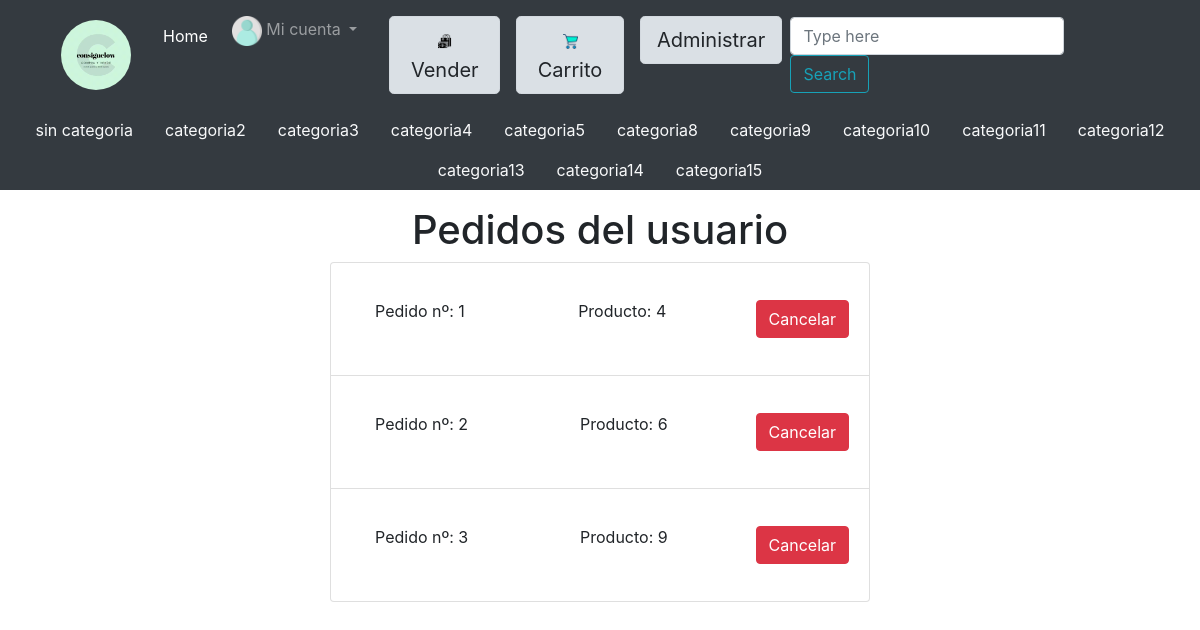
Screenshot of /vistaPedidos.php (signed in) with the database file from the repository.
### tables this page shows
CREATE TABLE `categorias` (
  `id` INT(11) NOT NULL AUTO_INCREMENT ,
  `nombre` VARCHAR(20) NOT NULL ,
  `descripcion` VARCHAR(100) NOT NULL ,
  PRIMARY KEY (`id`)
);

CREATE TABLE `pedidos` (
    `id` INT(11) NOT NULL AUTO_INCREMENT,
    `producto` int(11) NOT NULL,
    `pagado` TINYINT(1) NOT NULL,
    `comprador` int(11) NOT NULL,
    PRIMARY KEY (`id`),
    FOREIGN KEY (`producto`) REFERENCES `productos`(`id`)ON DELETE CASCADE ON UPDATE CASCADE,
    FOREIGN KEY (`comprador`) REFERENCES `usuarios`(`id`)ON DELETE CASCADE ON UPDATE CASCADE
    );

### includes/Categoria.php (called while the page is built, shortened)
<?php
class Categoria
{
    public static function getNotEmpties()
    {
        $app = Aplicacion::getSingleton();
        $conn = $app->conexionBd();
        $query = sprintf("SELECT DISTINCT  categorias.id, categorias.descripcion, categorias.nombre FROM categorias INNER JOIN productos ON categorias.id=productos.categoria");
        $rs = $conn->query($query);
        $result = [];
        $rs = $conn->query($query);
        if ($rs) {
            if ( $rs->num_rows > 0) {
                while($fila = $rs->fetch_assoc()) {
                    $result[]=new Categoria($fila['nombre'],$fila['descripcion'], $fila['id']);
                }
            } else {
                $result = 'No se ha cargado ninguna categoría';
            }
        }else{
            echo "Error al consultar en la BD: (" . $conn->errno . ") " . utf8_encode($conn->error);
            exit();
        }
        return $result;
    }
    private $id;
    private $nombre;
    public function __construct($nombre, $descripcion, $id = NULL){
        $this->nombre = $nombre;
        $this->id = $id;
    }
    public function id()
    {
        return $this->id;
    }
    public function nombre()
    {
        return $this->nombre;
    }
}

### includes/Aplicacion.php (called while the page is built, shortened)
<?php
class Aplicacion
{
  private static $instancia;
  public static function getSingleton()
  {
      if (  !self::$instancia instanceof self) {
         self::$instancia = new self;
      }
      return self::$instancia;
  }
  public function tieneRol($rol, $cabeceraError=NULL, $mensajeError=NULL)
  {
    $roles = $_SESSION['roles'] ?? array();
    return true;
  }
}

### includes/Pedido.php (called while the page is built, shortened)
<?php namespace es\fdi\ucm\aw;
class Pedido
{
    public static function getByUser($user)
     {
        $result = [];
        $app = Aplicacion::getSingleton();
        $conn = $app->conexionBd();
        $query = sprintf("SELECT P.id, P.producto, P.pagado, P.comprador FROM pedidos P JOIN usuarios U ON P.comprador = U.id WHERE P.comprador=$user AND P.pagado =1"); $conn->real_escape_string($user);    $rs = $conn->query($query);
        $rs = $conn->query($query);
        if ($rs) {
            while($fila = $rs->fetch_assoc()) {
            $ped=new Pedido($fila['producto'],$fila['pagado'],$fila['comprador']);
            $ped->id=$fila['id'];
            $result[] = $ped;
            }
        }
        return $result;
    }
    private $id;
    private $producto;
    public function __construct($producto, $pagado, $comprador, $id=NULL)
    {
        $this->producto = $producto;
    }
    public function id()
    {
        return $this->id;
    }
    public function producto()
    {
        return $this->producto;
    }
}

### vistaPedidos.php (the view, shortened to what this page needs)
<?php
require_once __DIR__.'/includes/config.php';
function listadoPedidos()
{
  $user = $_SESSION['userid'];
  $html = '';
  $pedido= Pedido::getByUser($user);
  $counter = count($pedido);
  $html.=<<<EOF
  <ul class="list-group">
EOF;
if (is_array($pedido)){
  foreach($pedido as $p){
      $idPedido = $p->id();
      $idProd = $p->producto();
      $html.=<<<EOF
          <li class="list-group-item">
              <div class="d-flex flex-row">
                  <div class="p-2 m-3 flex-fill">
                      <p>Pedido nº: $idPedido</p>
                  </div>
                  <div class="p-2 m-3 flex-fill">
                      <p>Producto: $idProd</p>
                  </div>
                  <div class="d-flex flex-wrap align-content-center">
                  <form action="cancelaPedido.php" method="POST">
                  <button type="submit" class="btn btn-danger role="link" name="item" value="$idPedido">Cancelar</button>
                  </form>
                  </div>
          </li>
EOF;
  }
  $html.=<<<EOF
  </ul>
EOF;
    }
  return $html;
}
?>
<!DOCTYPE html>
<html lang="es">
<head>
    <link rel="stylesheet" href="css/bootstrap.min.css">
</head>
    <body>
    <?php
                require("includes/common/cabecera.php");
            ?>
        <div class="container mt-3">
            <div class="row">
                    <div class="col-3"></div>
                    <div class="col-6">
                        <h1 class="text-center">Pedidos del usuario</h1>
                    <?php
                        echo listadoPedidos();
                    ?>
                    </div>
                <div class="col-3"></div>
            </div>
        </div>
    </body>
</html>

### includes/common/cabecera.php (shortened to what this page needs)
<?php
function generaNavItems($categorias=array()){
    $html='';
        foreach($categorias as $cat){
            $nombre = $cat->nombre();
            $id = $cat->id();
            if ($nombre!=='sin categoría'){
                $html.=<<<EOF
                <li class="nav-item">
                    <a class="nav-link text-light" href="categoria.php?id=$id">$nombre</a>
                </li>
EOF;
            }
        }
    return $html;
}
$htmlNavCat = '';
$categorias = Categoria::getNotEmpties();
if (!is_array($categorias)){
    $htmlNavCat=<<<EOF
    <p class="text-white"> $categorias</p>
EOF;
}else{
    $htmlNavCat= generaNavItems($categorias);
}
?>
<div class="container-fluid bg-success bg-dark">
    <div class="container">
        <nav class="navbar navbar-expand-lg navbar-dark bg-dark">
            <a class="navbar-brand img-fluid" href="index.php?">
                <img src="img/logo.gif" class="rounded-circle" alt="imagen no disponible" width="70" height="70">
            </a>
            <div class="collapse navbar-collapse" id="navbarSupportedContent">
                <ul class="navbar-nav mr-auto">
                    <li class="nav-item active m-2">
                        <a class="nav-link" href="index.php">Home</a>
                    </li>
                    <li class="nav-item dropdown text-center  mr-3">
                        <a class="nav-link dropdown-toggle " href="#" id="navbarDropdown" role="button" data-toggle="dropdown" aria-haspopup="true" aria-expanded="false">
                            <span class="align-baseline">
                                <img src="img/person.png" alt="imagen no disponible" width="30" height="30">
                                Mi cuenta
                            </span>
                        </a>
                            <?php
                            $logueado=false;
                                if (isset($_SESSION["login"]) && ($_SESSION["login"]===true)) {
                                    $logueado = true;
                            ?>
                            <?php
                            }
                            ?>
                    </li>
                    <li class="nav-item m-2">
                        <a href="vender.php" class="btn d-block btn-light btn-lg active" role="button" aria-pressed="true">
                            <span>
                                <img src="img/sell.png" alt="imagen no disponible" width="15" height="15">
                                Vender
                            </span>
                        </a>
                    </li>
                    <li class="nav-item m-2">
                        <a href="carro.php" class="btn btn-light btn-lg active d-block" role="button" aria-pressed="true">
                            <span>
                                <img src="img/shopping-cart.png" alt="imagen no disponible" width="15" height="15">
                                Carrito
                            </span>
                        </a>
                    </li>
                    <?php
                        if ($logueado===true && $app->tieneRol('admin', '', '')) {
                    ?>
                        <li class="nav-item m-2">
                            <a href="vistaAdmin.php" class="btn d-block btn-light btn-lg active" role="button" aria-pressed="true">
                                Administrar
                            </a>
                        </li>
                        <?php
                            }
                            ?>
                </ul>
                <form class="form-inline my-2 my-lg-0 d-sm-flex" action="filtrar.php" method="GET">
                    <input class="form-control mr-sm-2" name="search" id="busqueda" type="text" value='' placeholder="Type here"></input>
                    <input class="btn btn-outline-info my-2 my-sm-0" type="submit" value="Search"></input>
                </form>
            </div>
        </nav>
    </div>
    <ul class="nav justify-content-center">
        <?php
            echo $htmlNavCat;
        ?>
    </ul>
</div>

### rows the page displays
categorias: nombre "sin categoria"
categorias: nombre "categoria2"
categorias: nombre "categoria3"
categorias: nombre "categoria4"
categorias: nombre "categoria5"
categorias: nombre "categoria8"
categorias: nombre "categoria9"
categorias: nombre "categoria10"
categorias: nombre "categoria11"
categorias: nombre "categoria12"
categorias: nombre "categoria13"
categorias: nombre "categoria14"
categorias: nombre "categoria15"
pedidos: id "1", producto "4"
pedidos: id "2", producto "6"
pedidos: id "3", producto "9"
